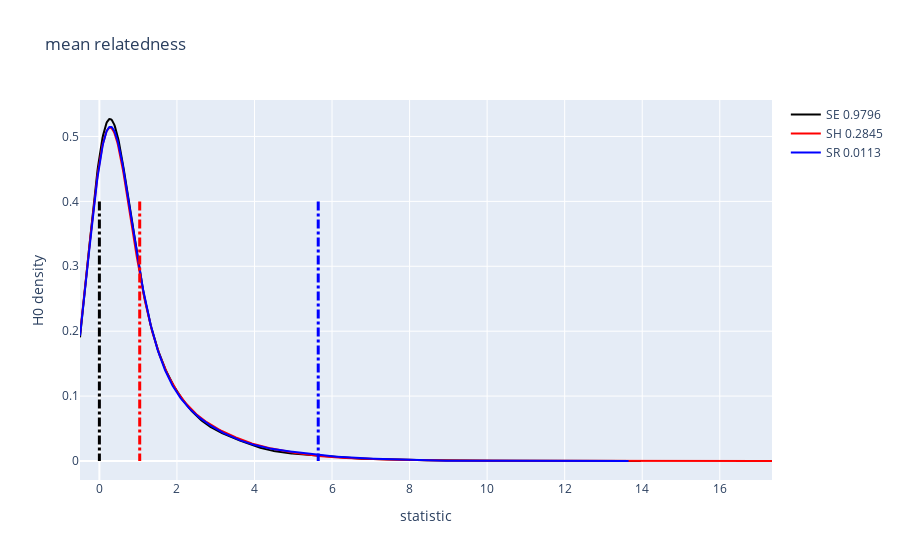

The notebook cell this image was saved under:
### Code cell
from sklearn.cluster import MeanShift, estimate_bandwidth
from scipy import stats

###
###
## t-test function
sig_func= stats.ttest_ind
sig_args= {
    'equal_var': False
}

## Kruskal-Wallis H-test for independent samples
sig_func= stats.kruskal
sig_args= {}

###
###

fig_roost_dens= []

shapes_pval= []
group_vectors= [
    SE_sim_vector,
    SH_sim_vector,
    SR_sim_vector
]

gp_names= ['SE','SH','SR']

gp_colors= ['black','red','blue']

for gp in range(len(group_vectors)):
    
    ### randomization
    
    p_vals_test, t_stats, focus_p= Samp_ttest_rand(Sev_sim_vector, group_vectors[gp],Nrep= int(1e4),
                                                  sg_func= sig_func, sg_args= sig_args)

    X_plot = np.linspace(min(t_stats)-.5, max(t_stats) + .5, 1000)
    
    band= estimate_bandwidth(np.array(t_stats).reshape(-1,1), quantile=0.2, n_samples=len(t_stats))

    kde = KernelDensity(kernel='gaussian', bandwidth= band).fit(np.array(t_stats).reshape(-1,1))

    log_dens = kde.score_samples(X_plot.reshape(-1,1))
    
    ### Actual test
    
    testP= sig_func(Sev_sim_vector,group_vectors[gp], **sig_args)
    testP= [round(x,3) for x in testP]
    testP= focus_p
    ###
    
    ratio_p= len([x for x in t_stats if x > testP[0]]) / len(t_stats)
    
    print(gp_names[gp])
    print('Cdf: {}'.format(ratio_p))
    print(np.median(np.median(t_stats)))

    fig_roost_dens.append(go.Scatter(x=X_plot, y=np.exp(log_dens), 
                                mode='lines',
                                name= '{} {}'.format(gp_names[gp],ratio_p),
                                line= dict(color= gp_colors[gp],
                                          width= 2
                                          )))



    shapes_pval.append(
        {
            'type': 'line',
            'x0': testP[0],
            'y0': 0.4,
            'x1': testP[0],
            'y1': 0,
            'line': {
                'width': 3,
                'dash': 'dashdot',
                'color': gp_colors[gp]
            },
        })


layout= go.Layout(
    title= 'mean relatedness',
    xaxis= dict(title= 'statistic'),
    yaxis= dict(title= 'H0 density'),
    shapes= shapes_pval
)

fig = go.Figure(data=fig_roost_dens, layout= layout)
iplot(fig)

### Figure 1 — Plotly figure (JSON) as saved in the notebook; plotly's stock layout.template omitted (floating-point values rounded to 4 significant figures; data arrays with more than 128 entries replaced by an {"elided": "..."} marker saying what was removed)
{"data": [{"line": {"color": "black", "width": 2}, "mode": "lines", "name": "SE 0.9796", "type": "scatter", "x": {"elided": "1000 float values"}, "y": {"elided": "1000 float values"}}, {"line": {"color": "red", "width": 2}, "mode": "lines", "name": "SH 0.2845", "type": "scatter", "x": {"elided": "1000 float values"}, "y": {"elided": "1000 float values"}}, {"line": {"color": "blue", "width": 2}, "mode": "lines", "name": "SR 0.0113", "type": "scatter", "x": {"elided": "1000 float values"}, "y": {"elided": "1000 float values"}}], "layout": {"shapes": [{"line": {"color": "black", "dash": "dashdot", "width": 3}, "type": "line", "x0": 0, "x1": 0, "y0": 0.4, "y1": 0}, {"line": {"color": "red", "dash": "dashdot", "width": 3}, "type": "line", "x0": 1.04, "x1": 1.04, "y0": 0.4, "y1": 0}, {"line": {"color": "blue", "dash": "dashdot", "width": 3}, "type": "line", "x0": 5.644, "x1": 5.644, "y0": 0.4, "y1": 0}], "title": {"text": "mean relatedness"}, "xaxis": {"title": {"text": "statistic"}}, "yaxis": {"title": {"text": "H0 density"}}}}
